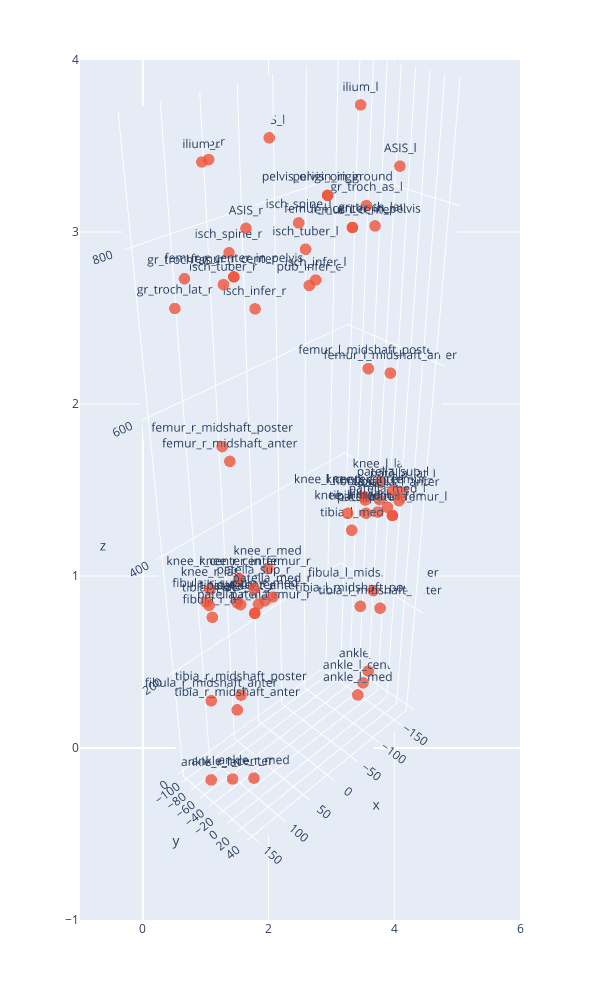

Source (notebook cell):
### Code cell
# View the imported data before any transformations -- check the imported data has correct orientation for right and left sides
import plotly.express as px
import plotly.graph_objects as go

temp = pd.DataFrame.from_dict(mri_bone_markers).T

fig = px.scatter(width=600, height=1000)
fig.add_trace(go.Scatter3d(
x=temp[0], 
y=temp[1], 
z=temp[2],
marker=dict(
    size=4,
    opacity=0.8
),
mode = 'markers + text',
text=temp.index,
textposition="top center"))
fig.update_scenes(aspectmode="data" )
fig.update_scenes(aspectmode="data" )
camera = dict(
    up=dict(x=0, y=0, z=1),
    center=dict(x=0, y=0, z=0),
    eye=dict(x=2, y=2, z=2)
)
fig.update_layout(scene_camera=camera)
fig.show()

### Figure 1 — Plotly figure (JSON) as saved in the notebook; plotly's stock layout.template omitted (floating-point values rounded to 4 significant figures)
{"data": [{"hovertemplate": "<extra></extra>", "legendgroup": "", "marker": {"color": "#636efa", "symbol": "circle"}, "mode": "markers", "name": "", "orientation": "v", "showlegend": false, "type": "scatter", "xaxis": "x", "yaxis": "y"}, {"marker": {"opacity": 0.8, "size": 4}, "mode": "markers+text", "text": ["ASIS_l", "ASIS_r", "PSIS_l", "PSIS_r", "knee_l_med", "knee_l_lat", "knee_r_med", "knee_r_lat", "ankle_r_lat", "ankle_r_med", "ankle_l_lat", "ankle_l_med", "femur_r_center", "femur_l_center", "knee_r_center", "knee_l_center", "tibia_l_center", "tibia_r_center", "ankle_l_center", "ankle_r_center", "patella_r", "patella_l", "pelvis_origin", "ilium_r", "ilium_l", "isch_spine_r", "isch_spine_l", "isch_tuber_r", "isch_tuber_l", "gr_troch_as_r", "gr_troch_as_l", "gr_troch_lat_r", "gr_troch_lat_l", "isch_infer_r", "isch_infer_l", "pub_infer_c", "patella_sup_r", "patella_sup_l", "patella_lat_r", "patella_med_r", "patella_lat_l", "patella_med_l", "femur_r_midshaft_anter", "femur_r_midshaft_poster", "femur_l_midshaft_anter", "femur_l_midshaft_poster", "patella_r_anter", "patella_l_anter", "fibula_l_as", "fibula_r_as", "fibula_l_sup", "fibula_r_sup", "tibia_r_midshaft_anter", "tibia_r_midshaft_poster", "tibia_l_midshaft_anter", "tibia_l_midshaft_poster", "fibula_l_midshaft_anter", "fibula_r_midshaft_anter", "tibia_r_lat", "tibia_r_med", "tibia_l_lat", "tibia_l_med", "pelvis_origin_in_ground", "femur_r_center_in_pelvis", "femur_l_center_in_pelvis", "patella_r_in_femur_r", "patella_l_in_femur_l", "knee_r_center_in_femur_r", "knee_l_center_in_femur_l"], "textposition": "top center", "type": "scatter3d", "x": [-105.5, 113.6, -38.81, 47.33, -72.44, -150.4, 75.53, 149.2, 140.0, 98.97, -168.6, -112.4, 86.42, -85.4, 112.4, -111.4, -117.9, 114.2, -140.5, 119.5, 128.7, -117.7, 4.014, 115.5, -106.1, 52.29, -51.0, 59.72, -63.42, 129.4, -129.7, 144.2, -147.0, 42.23, -50.72, 0.6051, 129.1, -117.7, 146.9, 111.7, -138.1, -98.63, 132.6, 118.9, -127.5, -116.9, 131.9, -120.2, -150.7, 143.3, -147.2, 138.2, 130.5, 109.5, -138.7, -121.6, -160.8, 143.9, 142.7, 85.92, -152.9, -81.56, 4.014, 86.42, -85.4, 128.7, -117.7, 112.4, -111.4], "y": [25.99, 25.99, -102.0, -102.0, -1.661, -14.01, 3.746, -18.2, -55.39, -9.861, -33.36, -4.705, -25.06, -20.17, -7.226, -7.836, -9.298, -10.66, -19.03, -32.62, 37, 36, 25.99, -30.57, -32.5, -70.37, -69.63, -73, -71, -51, -39.87, -51.1, -40.42, -42.96, -42.16, -1.896, 37.95, 34.42, 33.65, 50.09, 34.84, 42.39, 9.624, -18.16, 10.86, -15.42, 47.67, 43.46, -16.37, -24.37, -36.79, -41.26, -1.412, -17.22, 7.502, -15.34, -25.12, -37.42, -29.95, 8.636, -16.47, -1.829, 25.99, -25.06, -20.17, 37, 36, -7.226, -7.836], "z": [854.2, 846.3, 870.7, 866.7, 404.5, 410.2, 401.5, 399.4, 15.61, 23.52, 28.03, 37.81, 773.8, 780.3, 400.5, 407.3, 376.7, 361.7, 32.92, 19.57, 384.2, 396.9, 850.3, 895.7, 905.3, 776.4, 781.5, 741.7, 746.8, 777.1, 788.6, 749.5, 759.9, 717.5, 722.2, 744.6, 423.1, 435.9, 407.0, 407.0, 423.2, 423.2, 587.1, 587.1, 593.8, 593.8, 407.2, 423.2, 357.9, 347.8, 369.5, 358.8, 193.1, 193.1, 204.7, 204.7, 204.7, 193.1, 363.3, 359.3, 377.8, 371.8, 850.3, 773.8, 780.3, 384.2, 396.9, 400.5, 407.3]}], "layout": {"height": 1000, "legend": {"tracegroupgap": 0}, "margin": {"t": 60}, "scene": {"aspectmode": "data", "camera": {"center": {"x": 0, "y": 0, "z": 0}, "eye": {"x": 2, "y": 2, "z": 2}, "up": {"x": 0, "y": 0, "z": 1}}}, "width": 600, "xaxis": {"anchor": "y", "domain": [0, 1]}, "yaxis": {"anchor": "x", "domain": [0, 1]}}}
